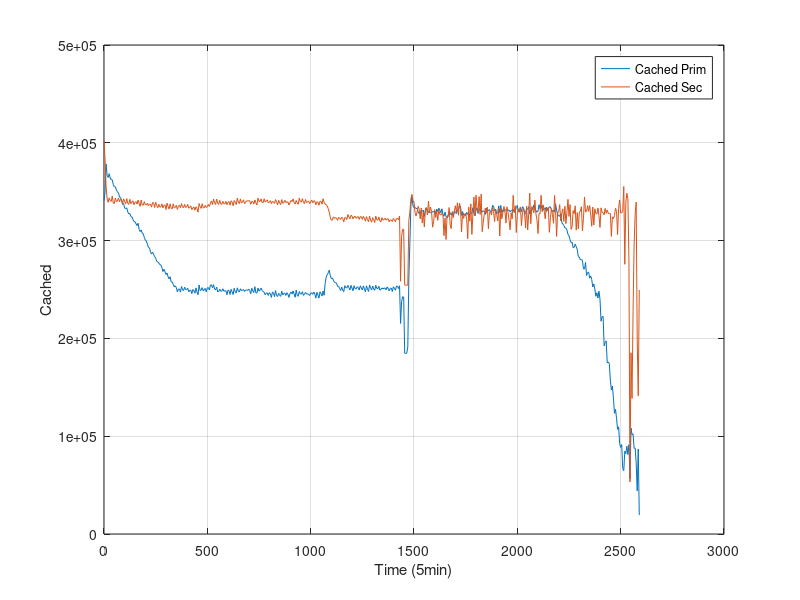

Source code (MATLAB):
#! /usr/bin/octave -qf
fig = figure;
data = dlmread("finput.txt"," ");
data_sec = dlmread("finput_sec.txt"," ");
size(data);
size(data_sec);
set(fig, "visible", "off");

time =  data(:,1);
MemTotal =  data(:,2);
MemFree =  data(:,3);
Buffers =  data(:,4);
Cached =  data(:,5);
SwapCached =  data(:,6);
Active =  data(:,7);
Inactive =  data(:,8);
SwapTotal =  data(:,9);
SwapFree =  data(:,10);
Dirty =  data(:,11);
Writeback =  data(:,12);
AnonPages =  data(:,13);
Mapped =  data(:,14);
Slab =  data(:,15);
SReclaimable =  data(:,16);
SUnreclaim =  data(:,17);
PageTables =  data(:,18);
NFS_Unstable =  data(:,19);
Bounce =  data(:,20);
WritebackTmp =  data(:,21);
CommitLimit =  data(:,22);
Committed_AS =  data(:,23);
VmallocTotal =  data(:,24);
VmallocUsed =  data(:,25);
VmallocChunk =  data(:,26);

time_sec =  data_sec(:,1);
MemTotal_sec =  data_sec(:,2);
MemFree_sec =  data_sec(:,3);
Buffers_sec =  data_sec(:,4);
Cached_sec =  data_sec(:,5);
SwapCached_sec =  data_sec(:,6);
Active_sec =  data_sec(:,7);
Inactive_sec =  data_sec(:,8);
SwapTotal_sec =  data_sec(:,9);
SwapFree_sec =  data_sec(:,10);
Dirty_sec =  data_sec(:,11);
Writeback_sec =  data_sec(:,12);
AnonPages_sec =  data_sec(:,13);
Mapped_sec =  data_sec(:,14);
Slab_sec =  data_sec(:,15);
SReclaimable_sec =  data_sec(:,16);
SUnreclaim_sec =  data_sec(:,17);
PageTables_sec =  data_sec(:,18);
NFS_Unstable_sec =  data_sec(:,19);
Bounce_sec =  data_sec(:,20);
WritebackTmp_sec =  data_sec(:,21);
CommitLimit_sec =  data_sec(:,22);
Committed_AS_sec =  data_sec(:,23);
VmallocTotal_sec =  data_sec(:,24);
VmallocUsed_sec =  data_sec(:,25);
VmallocChunk_sec =  data_sec(:,26);


plot(time,Cached,";Cached Prim;",time,Cached_sec,";Cached Sec;"), grid

xlabel("Time (5min)");
ylabel("Cached");
print("Cached.png", "-dpng");
